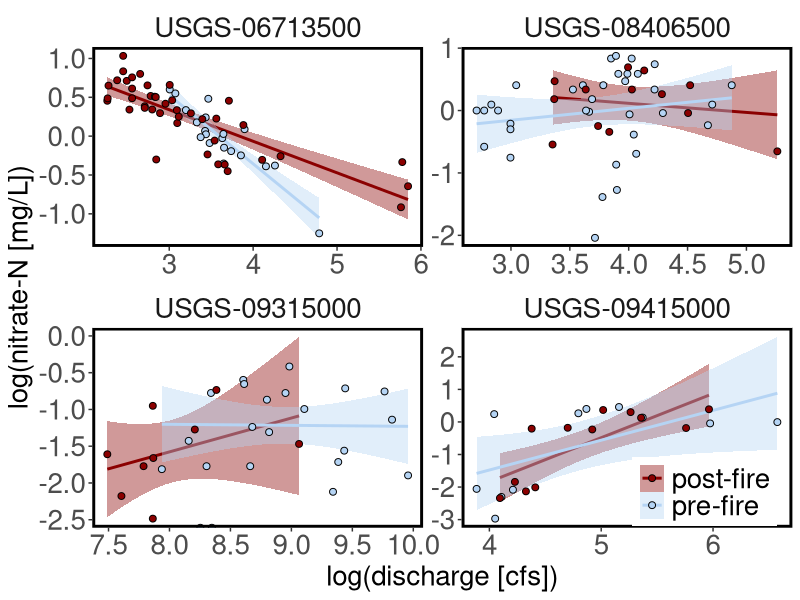

Write the R code that produced this figure.
### Concentration-discharge plots ###

library(tidyverse)
library(here)

nitrate <- read_csv(here("brms model and analysis", "data", "processed", "nitrate_largest_pre_post_covariates.csv"),
                    na = c(".", "-999", "NA"))

## example sites:
# Cherry Ck: 06713500
# Pecos: 08406500
#Green: 09315000
# Virgin: 09415000

ex.dat <- nitrate %>% filter(usgs_site %in% c("USGS-06713500", "USGS-08406500", "USGS-09315000", "USGS-09415000"))
# Data Preparation

fire_colors <- c("before" = "#b5d4f4", "after" = "darkred")

CQex.pl <- ex.dat %>% ggplot(aes(x = log(flow), y = log(value_std), color = segment, fill = segment)) +
                          geom_smooth(method = "lm", se = TRUE) +
                          geom_point(aes(x = log(flow), y = log(value_std), fill = segment), color = "black", pch = 21, size = 2) +
                          scale_color_manual(values = fire_colors, labels = c("after" = "post-fire", "before" = "pre-fire")) +                    
                          scale_fill_manual(values = fire_colors, labels = c("after" = "post-fire", "before" = "pre-fire")) +
                          facet_wrap(~usgs_site, scales = "free") +
                          labs(y = "log(nitrate-N [mg/L])",
                               x = "log(discharge [cfs])") +
                          theme_bw() +
                          theme(legend.position = c(0.875, 0.075),
                                panel.grid.major = element_blank(),
                                panel.grid.minor = element_blank(),
                                panel.background = element_blank(),
                                panel.border = element_rect(colour = "black", fill = NA, linewidth = 2),
                                legend.title = element_blank(),
                                legend.text = element_text(size = 20),
                                strip.background = element_rect(color = "white", fill = "white"),
                                strip.text = element_text(size = 20),
                                axis.text = element_text(size = 20),
                                axis.title = element_text(size = 20))
                          
ggsave(CQex.pl, path = here("CQ"), file = "CQex.pdf", width = 8, height = 8, units = "in")
